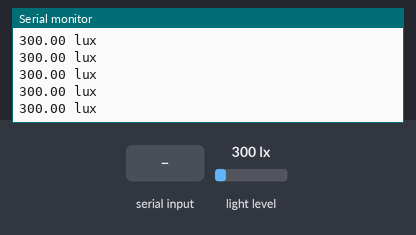
A sketch run on a simulated Arduino Uno, built with avr-gcc and run on an emulated ATmega328P. Shown: the last lines printed to the serial monitor. Inputs (shaded band) come from the test bench; at power-on: light level 300 lx.

Above: at 1.9 s.
2.0 s: light level set to 40 lx
At 2.8 s:
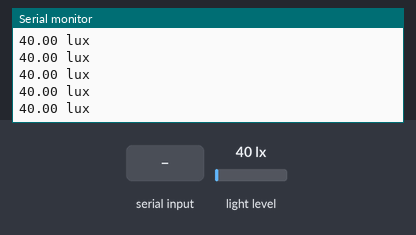
5.0 s: "1\n" received over Serial
6.5 s: light level set to 1000 lx
At 7.6 s:
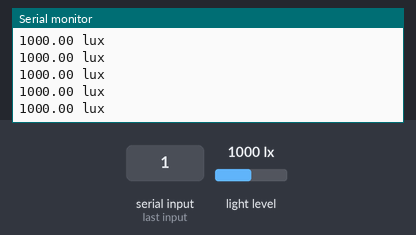
9.5 s: "0\n" received over Serial
Timing chart, 0 to 12.0 s (numbered marks = the images above; inputs shaded):
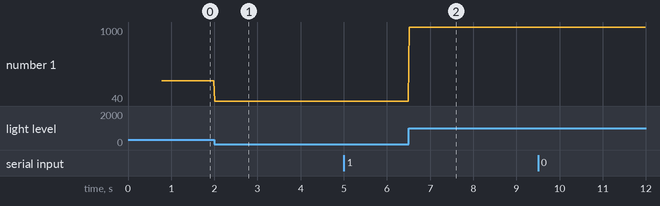

The sketch:

TSL2561-stm32.ino
```cpp
#include <Wire.h>
#include <Adafruit_Sensor.h>
#include <Adafruit_TSL2561_U.h>
Adafruit_TSL2561_Unified ts1 = Adafruit_TSL2561_Unified(TSL2561_ADDR_HIGH, 12345);
String inputString = "";
void setup() {
  Serial.begin(9600);
  Serial.println("Light Sensor Test"); Serial.println("");
  if (!ts1.begin())
  {
    Serial.print("Ooops, no TSL2561-1 detected ... Check your wiring or I2C ADDR!");
    while (1);
  }
  displaySensorDetails();
  configureSensor();
  Serial.println("");
}

void loop() {
  sensors_event_t event1;
  ts1.getEvent(&event1);
  /* Display the results (light is measured in lux) */
  if (event1.light)
  {
    Serial.print(event1.light); Serial.println(" lux");
  }
  else
  {
    Serial.println("Sensor 1 overload");
  }
}
void displaySensorDetails(void)
{
  sensor_t sensor1;
  ts1.getSensor(&sensor1);
  Serial.println("------------------------------------");
  Serial.print  ("Sensor1:       "); Serial.println(sensor1.name);
  Serial.print  ("Driver Ver:   "); Serial.println(sensor1.version);
  Serial.print  ("Unique ID:    "); Serial.println(sensor1.sensor_id);
  Serial.print  ("Max Value:    "); Serial.print(sensor1.max_value); Serial.println(" lux");
  Serial.print  ("Min Value:    "); Serial.print(sensor1.min_value); Serial.println(" lux");
  Serial.print  ("Resolution:   "); Serial.print(sensor1.resolution); Serial.println(" lux");
  Serial.println("------------------------------------");
  delay(500);
}
void configureSensor(void)
{
  ts1.enableAutoRange(true);
  ts1.setIntegrationTime(TSL2561_INTEGRATIONTIME_13MS);
  Serial.println("------------------------------------");
  Serial.print  ("Gain:         "); Serial.println("Auto");
  Serial.print  ("Timing:       "); Serial.println("13 ms");
  Serial.println("------------------------------------");
}
void serialEvent() {
  inputString = "";
  while (Serial.available()) {
    char inChar = (char)Serial.read();
    if (inChar != '\n' && inChar != ' ' && inChar != '\r') {
      inputString += inChar;
    }
  }
  Serial.println(inputString);
}
```

Measured:
- after the input at 2.0 s, the serial monitor: prints a new line at once (image 1)
- after the input at 6.5 s, the serial monitor: prints a new line at once (image 2)
- plotted number 1: 300 → 40 after the input at 2.0 s, 40 → 1000 after the input at 6.5 s
